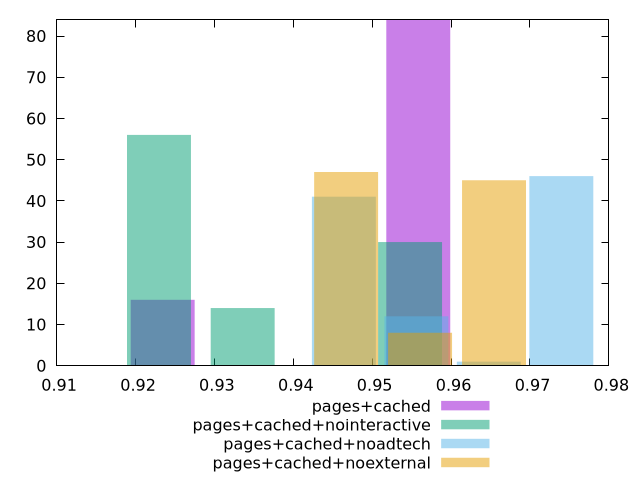

The gnuplot source for this figure:
$_pagesCached <<EOF
0.9558428458407013 84
0.9234413934393215 16
EOF
$_pagesCachedNointeractive <<EOF
0.9548028303282186 30
0.9229760693172779 56
0.9335849896542582 14
EOF
$_pagesCachedNoadtech <<EOF
0.9739742627384609 46
0.9464089534156742 41
0.9555973898566031 12
0.964785826297532 1
EOF
$_pagesCachedNoexternal <<EOF
0.9466947766712873 47
0.9560679922818942 8
0.965441207892501 45
EOF
set key outside below
set terminal pngcairo
set output "report_00005_2020-11-02T22-26-11.212Z/first-meaningful-paint/first-meaningful-paint_pages+cached_pages+cached+nointeractive_pages+cached+noadtech_pages+cached+noexternal+hist.png"
set boxwidth 0.008100363100344926
set style fill transparent solid 0.5 noborder
set yrange [0:84]
plot $_pagesCached title "pages+cached" with boxes ,$_pagesCachedNointeractive title "pages+cached+nointeractive" with boxes ,$_pagesCachedNoadtech title "pages+cached+noadtech" with boxes ,$_pagesCachedNoexternal title "pages+cached+noexternal" with boxes ,
